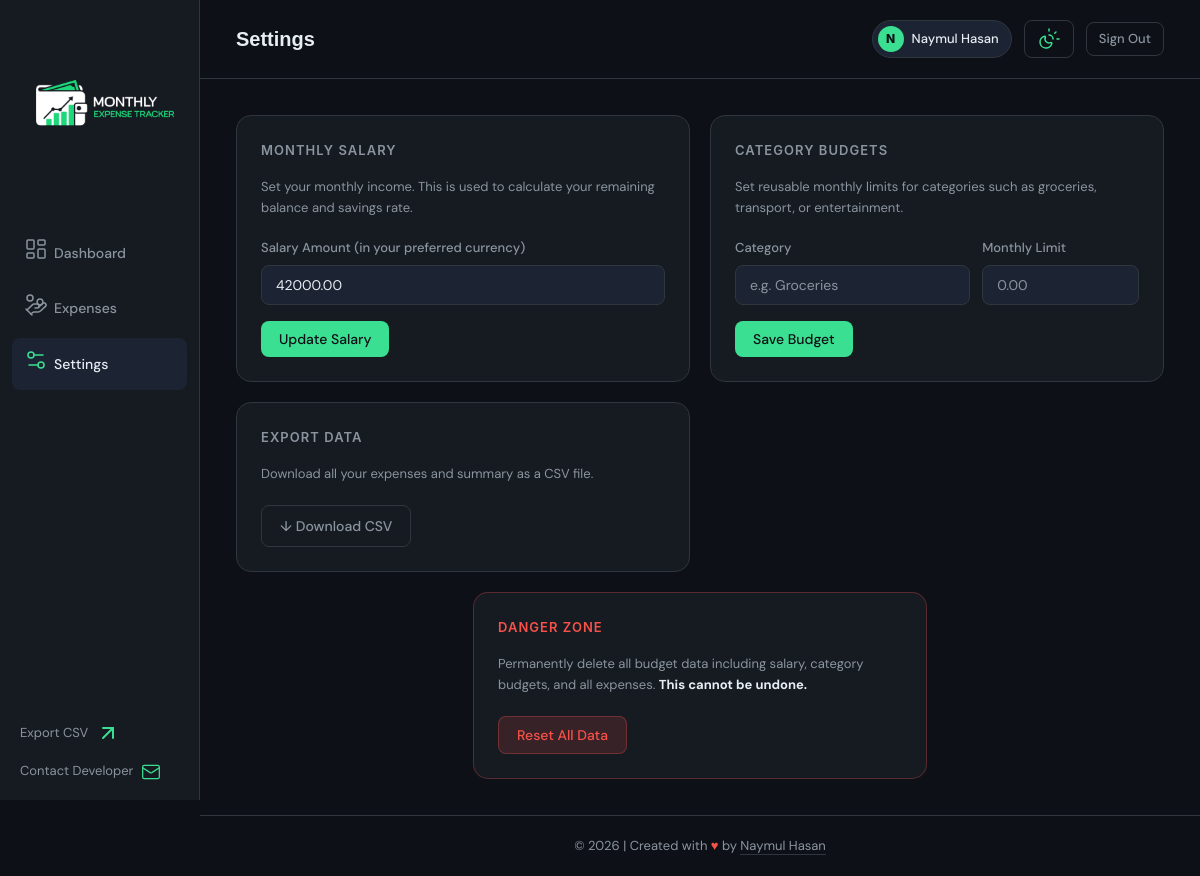
The app's page /settings (signed in) with its own data.
### app/models.py (models this page shows, shortened)
class User(UserMixin, db.Model):
    __tablename__ = 'users'
    id            = db.Column(db.Integer, primary_key=True)
    username      = db.Column(db.String(80), unique=True, nullable=False)
    email         = db.Column(db.String(150), unique=True, nullable=False)
    password_hash = db.Column(db.String(255), nullable=False)
    settings = db.relationship('UserSettings', backref='user', uselist=False,
                                cascade='all, delete-orphan')
    expenses = db.relationship('Expense', backref='user',
                                cascade='all, delete-orphan', lazy='dynamic')
    category_budgets = db.relationship('CategoryBudget', backref='user',
                                       cascade='all, delete-orphan', lazy='dynamic')

class UserSettings(db.Model):
    __tablename__ = 'user_settings'
    id      = db.Column(db.Integer, primary_key=True)
    user_id = db.Column(db.Integer, db.ForeignKey('users.id'), unique=True, nullable=False)
    salary  = db.Column(db.Float, nullable=False, default=0.0)

### app/routes.py (the view)
@main.route('/settings')
@login_required
def settings():
    data = load_data(current_user.id)
    return render_template(
        'settings.html',
        data=data,
        category_budgets=get_category_budgets(current_user.id),
        categories=get_categories(current_user.id),
    )

### app/data.py (called while the page is built)
def _get_or_create_settings(user_id: int) -> UserSettings:
    settings = UserSettings.query.filter_by(user_id=user_id).first()
    if not settings:
        settings = UserSettings(user_id=user_id, salary=0.0)
        db.session.add(settings)
        db.session.commit()
    return settings

def load_data(user_id: int, year: int | None = None, month: int | None = None,
              search: str = '', category: str = '') -> dict:
    settings = _get_or_create_settings(user_id)
    query = Expense.query.filter_by(user_id=user_id)
    if year:
        query = query.filter(extract('year', Expense.expense_date) == year)
    if month:
        query = query.filter(extract('month', Expense.expense_date) == month)
    if search:
        term = f'%{search}%'
        query = query.filter(or_(
            Expense.description.ilike(term),
            Expense.category.ilike(term),
        ))
    if category:
        query = query.filter(Expense.category == category)
    expenses = query.order_by(Expense.expense_date.asc(), Expense.id.asc()).all()
    return {
        'salary':   settings.salary,
        'expenses': [e.to_dict() for e in expenses]
    }

def get_categories(user_id: int) -> list[str]:
    expense_categories = {
        row[0] for row in
        db.session.query(Expense.category).filter_by(user_id=user_id).distinct().all()
    }
    budget_categories = {
        row[0] for row in
        db.session.query(CategoryBudget.category).filter_by(user_id=user_id).distinct().all()
    }
    return sorted(expense_categories | budget_categories, key=str.lower)

def get_category_budgets(user_id: int) -> list[dict]:
    budgets = (
        CategoryBudget.query.filter_by(user_id=user_id)
        .order_by(CategoryBudget.category.asc())
        .all()
    )
    return [budget.to_dict() for budget in budgets]

### app/models.py (called while the page is built)
    def to_dict(self) -> dict:
        return {
            'id':          self.id,
            'description': self.description,
            'category':    self.category,
            'amount':      self.amount,
            'expense_date': (
                self.expense_date.isoformat()
                if self.expense_date
                else (self.created_at.date() if self.created_at else date.today()).isoformat()
            ),
        }

### app/templates/settings.html (shortened to what this page needs)
{% extends 'base.html' %}
{% block page_title %}Settings{% endblock %}
{% block content %}
<div class="settings-grid">
  <div class="card">
    <div class="card-title">Monthly Salary</div>
    <p class="text-muted text-sm mb-4" style="margin-bottom: 20px;">
      Set your monthly income. This is used to calculate your remaining balance and savings rate.
    </p>
    <form method="POST" action="{{ url_for('main.update_salary') }}">
      <div class="form-group">
        <label class="form-label">Salary Amount (in your preferred currency)</label>
        <input
          class="form-input"
          name="salary"
          type="number"
          step="0.01"
          min="0"
          value="{{ '%.2f'|format(data.salary) }}"
          required
        />
      </div>
      <button type="submit" class="btn btn-primary">Update Salary</button>
    </form>
  </div>
  <div class="card">
    <div class="card-title">Category Budgets</div>
    <p class="text-muted text-sm" style="margin-bottom: 20px;">
      Set reusable monthly limits for categories such as groceries, transport, or entertainment.
    </p>
    <form method="POST" action="{{ url_for('main.update_category_budget') }}">
      <div class="budget-form-row">
        <div class="form-group">
          <label class="form-label">Category</label>
          <input class="form-input" name="category" list="budget-category-list"
                 placeholder="e.g. Groceries" required />
        </div>
        <div class="form-group">
          <label class="form-label">Monthly Limit</label>
          <input class="form-input" name="amount" type="number" min="0.01"
                 step="0.01" placeholder="0.00" required />
        </div>
      </div>
      <button type="submit" class="btn btn-primary">Save Budget</button>
    </form>
  </div>
  <div class="card">
    <div class="card-title">Export Data</div>
    <p class="text-muted text-sm" style="margin-bottom: 20px;">
      Download all your expenses and summary as a CSV file.
    </p>
    <a href="{{ url_for('main.export_csv') }}" class="btn btn-ghost">↓ Download CSV</a>
  </div>
  <div class="card settings-danger" style="border-color: rgba(248,81,73,0.3);">
    <div class="card-title" style="color: var(--danger);">Danger Zone</div>
    <p class="text-muted text-sm" style="margin-bottom: 20px;">
      Permanently delete all budget data including salary, category budgets, and all expenses.
      <strong style="color: var(--text);">This cannot be undone.</strong>
    </p>
    <button class="btn btn-danger" onclick="openModal('resetModal')">Reset All Data</button>
  </div>
</div>
{% endblock %}

### app/templates/base.html (shortened to what this page needs)
<!DOCTYPE html>
<html lang="en">
<head>
  <link rel="stylesheet" href="{{ url_for('static', filename='css/main.css') }}" />
</head>
<body>
<div class="layout">
  <aside class="sidebar">
    <div class="sidebar-brand">
      <img
      src="{{ url_for('static', filename='Assets/logo.png') }}"
      alt="Monthly Expense Tracker Logo"
      style="width: 200px; height: 200px; object-fit: contain;"
    />
    </div>
    <nav class="sidebar-nav">
      <a href="{{ url_for('main.dashboard') }}" class="{{ 'active' if request.endpoint == 'main.dashboard' }}">
        <span class="nav-icon"></span> Dashboard
      </a>
      <a href="{{ url_for('main.expenses') }}" class="{{ 'active' if request.endpoint == 'main.expenses' }}">
        <span class="nav-icon"></span> Expenses
      </a>
      <a href="{{ url_for('main.settings') }}" class="{{ 'active' if request.endpoint == 'main.settings' }}">
        <span class="nav-icon"></span> Settings
      </a>
    </nav>
    <div class="sidebar-footer">
      <a href="{{ url_for('main.export_csv') }}">
        Export CSV <svg xmlns="http://www.w3.org/2000/svg" width="24" height="24" viewBox="0 0 24 24" fill="none" stroke="#3bdf91" stroke-width="2" stroke-linecap="round" stroke-linejoin="round" class="lucide lucide-arrow-up-right-icon lucide-arrow-up-right"><path d="M7 7h10v10"/><path d="M7 17 17 7"/></svg>
      </a>
      <a href="{{ url_for('main.contact') }}" class="{{ 'active' if request.endpoint == 'main.contact' }}">
        Contact Developer
      </a>
    </div>
  </aside>
  <div class="main">
    <header class="topbar">
      <div class="topbar-title">{% block page_title %}{% endblock %}</div>
      <div class="topbar-actions">
        {% if current_user.is_authenticated %}
        <div class="topbar-user">
          <div class="user-avatar">{{ current_user.username[0].upper() }}</div>
          <span class="user-name">{{ current_user.username }}</span>
        </div>
        <button id="themeToggle" class="btn btn-ghost btn-sm" onclick="toggleTheme()">
        </button>
        <a href="{{ url_for('auth.logout') }}" class="btn btn-ghost btn-sm">Sign Out</a>
        {% endif %}
      </div>
    </header>
    <div class="page-content">
      {% block content %}{% endblock %}
    </div>
    <footer class="app-footer">
      <p>© <span id="footerYear"></span> | Created with <span class="footer-heart">♥</span> by <a href="https://naymulhasan.com" target="_blank" rel="noopener noreferrer" class="footer-link">Naymul Hasan</a></p>
    </footer>
  </div>
</div>
</body>
</html>

### records on screen
User: username "N", username "Naymul Hasan"
UserSettings: salary "42000.00"
